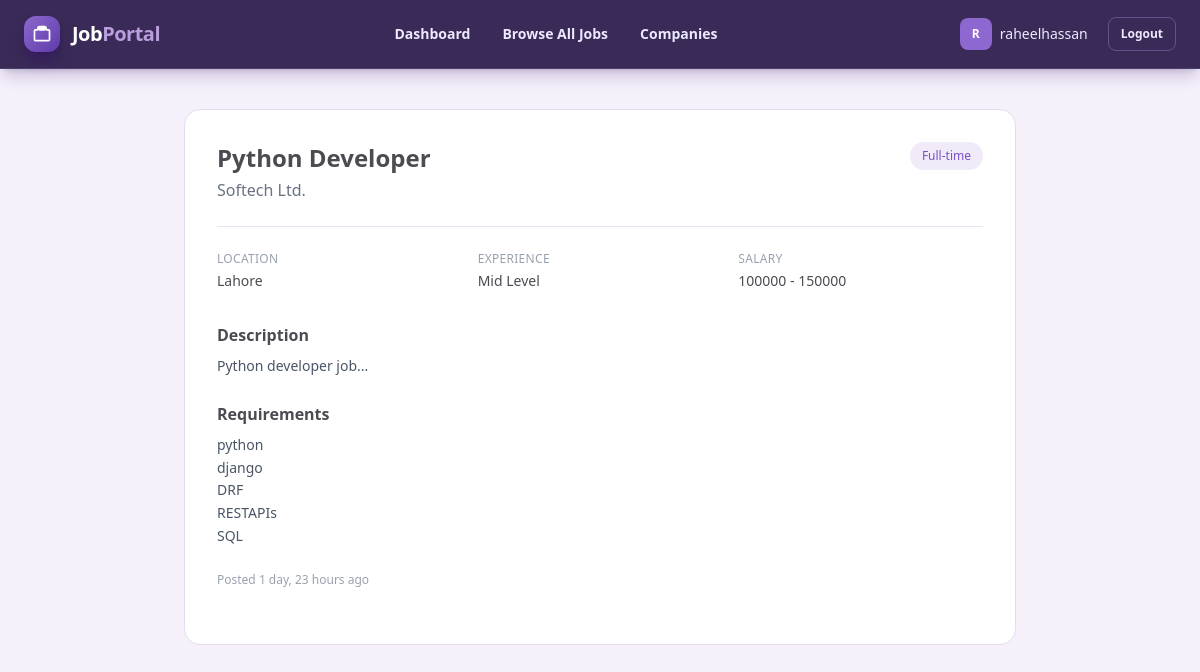
The app's page /jobs/1/ (signed in) with its own data.
### accounts/models.py (models this page shows)
class User(AbstractUser):
    class Role(models.TextChoices):
        CANDIDATE = "candidate", "Candidate"
        COMPANY = "company", "Company"
    email = models.EmailField(unique=True)
    role = models.CharField(
        max_length=20,
        choices=Role.choices,
        blank = True
    )
    REQUIRED_FIELDS = ["email"]

### jobs/models.py (models this page shows, shortened)
class Job(models.Model):
    class JobType(models.TextChoices):
        FULL_TIME = "full_time", "Full-time"
        PART_TIME = "part_time", "Part-time"
        CONTRACT = "contract", "Contract"
        REMOTE = "remote", "Remote"
    class ExperienceLevel(models.TextChoices):
        ENTRY = "entry", "Entry Level"
        MID = "mid", "Mid Level"
        SENIOR = "senior", "Senior Level"
    company = models.ForeignKey(CompanyProfile, on_delete=models.CASCADE, related_name="jobs")
    title = models.CharField(max_length=200)
    description = models.TextField()
    requirements = models.TextField(blank=True)
    location = models.CharField(max_length=100)
    job_type = models.CharField(max_length=20, choices=JobType.choices)
    experience_level = models.CharField(max_length=20, choices=ExperienceLevel.choices)
    salary_min = models.PositiveIntegerField(blank=True, null=True)
    salary_max = models.PositiveIntegerField(blank=True, null=True)
    is_active = models.BooleanField(default=True)
    posted_at = models.DateTimeField(auto_now_add=True)

### profiles/models.py (models this page shows, shortened)
class CompanyProfile(models.Model):
    COMPANY_SIZE_CHOICES = [
        ("1-10", "1-10 employees"),
        ("11-50", "11-50 employees"),
        ("51-200", "51-200 employees"),
        ("201-500", "201-500 employees"),
        ("500+", "500+ employees"),
    ]
    user = models.OneToOneField(User, on_delete=models.CASCADE, related_name="company_profile")
    company_name = models.CharField(max_length=200, blank=True)
    website = models.URLField(blank=True)
    description = models.TextField(blank=True)
    industry = models.CharField(max_length=100, blank=True)
    company_size = models.CharField(max_length=20, choices=COMPANY_SIZE_CHOICES, blank=True)
    location = models.CharField(max_length=100, blank=True)
    profile_image = models.ImageField(upload_to="company_logos/", blank=True, null=True)

### jobs/views.py (the view)
# urls.py: path("<int:job_id>/", views.job_detail, name="job_detail"),
def job_detail(request, job_id):
    job = get_object_or_404(Job, pk=job_id, is_active=True)
    return render(request, "jobs/job_detail.html", {"job": job})

### jobs/templates/jobs/job_detail.html (shortened to what this page needs)
{% extends "base.html" %}
{% block content %}
<div class="max-w-4xl mx-auto px-4 py-10 sm:px-8">
  <div class="bg-white border border-[#e3ddef] rounded-2xl p-8">
    <div class="flex justify-between items-start mb-6 pb-6 border-b border-[#e9e2f4]">
      <div>
        <h1 class="text-[#4d4b52] text-2xl font-bold">{{ job.title }}</h1>
        <p class="text-gray-500 mt-1">{{ job.company.company_name }}</p>
      </div>
      <span class="text-xs font-medium text-[#7852c4] bg-[#f0eaf9] px-3 py-1.5 rounded-full whitespace-nowrap">
        {{ job.get_job_type_display }}
      </span>
    </div>
    <div class="grid sm:grid-cols-3 gap-4 mb-8">
      <div>
        <p class="text-gray-400 text-xs uppercase tracking-wide mb-1">Location</p>
        <p class="text-[#4d4b52] text-sm font-medium">{{ job.location }}</p>
      </div>
      <div>
        <p class="text-gray-400 text-xs uppercase tracking-wide mb-1">Experience</p>
        <p class="text-[#4d4b52] text-sm font-medium">{{ job.get_experience_level_display }}</p>
      </div>
      <div>
        <p class="text-gray-400 text-xs uppercase tracking-wide mb-1">Salary</p>
        <p class="text-[#4d4b52] text-sm font-medium">
          {% if job.salary_min or job.salary_max %}
            {{ job.salary_min|default:"—" }} - {{ job.salary_max|default:"—" }}
          {% else %}
            Not disclosed
          {% endif %}
        </p>
      </div>
    </div>
    <div class="mb-6">
      <h2 class="text-[#4d4b52] text-base font-semibold mb-2">Description</h2>
      <p class="text-gray-600 text-sm leading-relaxed whitespace-pre-line">{{ job.description }}</p>
    </div>
    {% if job.requirements %}
      <div class="mb-6">
        <h2 class="text-[#4d4b52] text-base font-semibold mb-2">Requirements</h2>
        <p class="text-gray-600 text-sm leading-relaxed whitespace-pre-line">{{ job.requirements }}</p>
      </div>
    {% endif %}
    <p class="text-gray-400 text-xs mb-6">Posted {{ job.posted_at|timesince }} ago</p>
  </div>
</div>
{% endblock %}

### theme/templates/base.html (shortened to what this page needs)
{% load tailwind_tags %}
<!DOCTYPE html>
<html lang="en">
<head>
    {% tailwind_css %}
</head>
<body class="min-h-screen overflow-x-hidden bg-[#f5f0fa] text-[#4d4b52]">
    {% block navbar %}
    <nav class="sticky top-0 z-50 border-b border-white/10 bg-[#2f1f4e]/95 px-4 py-3 shadow-lg shadow-violet-950/20 backdrop-blur sm:px-6">
        <div class="mx-auto flex max-w-7xl items-center justify-between gap-3">
            <a href="/" class="flex shrink-0 items-center gap-2 text-lg font-bold tracking-tight text-white sm:gap-3 sm:text-xl">
                <span class="grid h-9 w-9 place-items-center rounded-xl bg-gradient-to-br from-[#8d68d0] to-[#5f3ba9] shadow-lg shadow-violet-950/50">
                </span>
                <span class="hidden sm:inline">
                    Job<span class="text-[#b99ddd]">Portal</span>
                </span>
            </a>
            {% if request.user.is_authenticated %}
                <div class="flex min-w-0 items-center gap-1 overflow-x-auto text-xs sm:gap-2 sm:text-sm">
                    <a href="{% url 'profiles:profile_view' %}"
                    class="whitespace-nowrap rounded-lg px-3 py-2 font-semibold transition {% if request.resolver_match.url_name == 'profile_view' %}bg-[#7852c4] text-white shadow-md shadow-violet-950/30{% else %}text-violet-100 hover:bg-white/10 hover:text-white{% endif %}">
                        Dashboard
                    </a>
                    {% if request.user.role == "company" %}
                        <a href="#" class="whitespace-nowrap rounded-lg px-3 py-2 font-semibold text-violet-100 transition hover:bg-white/10 hover:text-white">
                            My Jobs
                        </a>
                        <a href="{% url 'jobs:job_list' %}" class="whitespace-nowrap rounded-lg px-3 py-2 font-semibold text-violet-100 transition hover:bg-white/10 hover:text-white">
                            Browse All Jobs
                        </a>
                        <a href="#" class="whitespace-nowrap rounded-lg px-3 py-2 font-semibold text-violet-100 transition hover:bg-white/10 hover:text-white">
                            Find Candidates
                        </a>
                    {% else %}
                        <a href="#" class="whitespace-nowrap rounded-lg px-3 py-2 font-semibold text-violet-100 transition hover:bg-white/10 hover:text-white">
                            Browse All Jobs
                        </a>
                        <a href="#" class="whitespace-nowrap rounded-lg px-3 py-2 font-semibold text-violet-100 transition hover:bg-white/10 hover:text-white">
                            Companies
                        </a>
                    {% endif %}
                </div>
                <div class="flex shrink-0 items-center gap-2 sm:gap-3">
                    <a href="{% url 'profiles:profile_view' %}"
                        class="hidden items-center gap-2 rounded-xl px-2 py-1.5 text-sm text-violet-100 transition hover:bg-white/10 hover:text-white md:flex">
                            {% if request.user.role == "candidate" and request.user.candidate_profile.profile_image %}
                                <img src="{{ request.user.candidate_profile.profile_image.url }}"
                                    alt="{{ request.user.username }}"
                                    class="h-8 w-8 rounded-lg object-cover">
                            {% elif request.user.role == "company" and request.user.company_profile.profile_image %}
                                <img src="{{ request.user.company_profile.profile_image.url }}"
                                    alt="{{ request.user.username }}"
                                    class="h-8 w-8 rounded-lg object-cover">
                            {% else %}
                                <span class="grid h-8 w-8 place-items-center rounded-lg bg-[#8d68d0] text-xs font-bold text-white">
                                    {{ request.user.username|first|upper }}
                                </span>
                            {% endif %}
                            <span class="max-w-24 truncate font-medium">
                                {{ request.user.username }}
                            </span>
                    </a>
                    <form method="post" action="{% url 'accounts:logout' %}">
                        <button type="submit"
                                class="rounded-lg border border-[#a98cdd]/40 px-3 py-2 text-xs font-semibold text-violet-100 transition hover:border-[#cdb9ed] hover:bg-white/10 hover:text-white">
                            Logout
                        </button>
                    </form>
                </div>
            {% endif %}
        </div>
    </nav>
    {% endblock %}
    <main class="{% block main_class %}min-h-[calc(100vh-64px)] w-full{% endblock %}">
        {% block content %}{% endblock %}
    </main>
</body>
</html>

### records on screen
User: user.username|first "R", user.username "raheelhassan"
Job: title "Python Developer", company.company_name "Softech Ltd.", job_type "Full-time", location "Lahore", experience_level "Mid Level", salary_min "100000", salary_max "150000", description "Python developer job...", requirements "python django DRF RESTAPIs SQL", posted_at "1 day, 23 hours"
